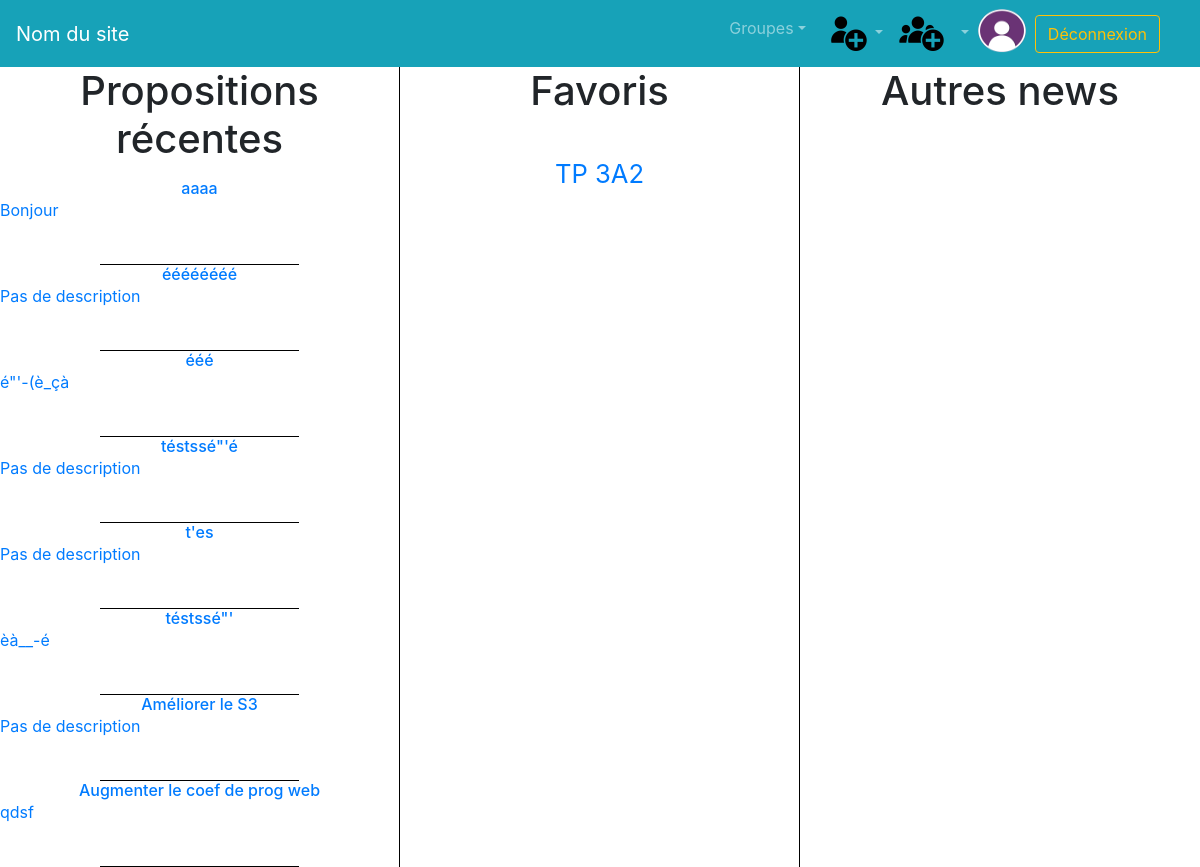
/ (signed in), run on the app's committed database.
### tables this page shows
CREATE TABLE IF NOT EXISTS `proposition` (
  `idProp` int(11) NOT NULL AUTO_INCREMENT,
  `idGroup` int(11) NOT NULL,
  `idUser` int(11) NOT NULL,
  `idCat` int(11) NOT NULL,
  `idCat2` int(11) DEFAULT NULL,
  `propName` varchar(50) NOT NULL,
  `description` varchar(1000) DEFAULT NULL,
  `voteFor` int(11) NOT NULL DEFAULT '0',
  `voteAgainst` int(11) NOT NULL DEFAULT '0',
  `dateLimit` date DEFAULT NULL,
  PRIMARY KEY (`idProp`),
  KEY `FK_Proposition_Cat` (`idCat`),
  KEY `FK_Proposition_Cat2` (`idCat2`),
  KEY `FK_Proposition_Group` (`idGroup`),
  KEY `FK_Proposition_User` (`idUser`)
);

### check/checkSession.php (called while the page is built, shortened)
<?php
if (isset($_SESSION['member'])){
  $m1 = $_SESSION['member'];
}
else {
  $db = new db('bd_pt');
  $co = $db->tryConnect();
}
?>

### index.php (the view, shortened to what this page needs)
<?php include "header.php" ?>
<!DOCTYPE html>
<html lang="en" dir="ltr">
<head>
    <link rel="stylesheet" href="css/style_login.css?v=<?php filemtime("css/style_login.css") ?>">
</head>
<body>
<div class="container-fluid">
    <?php
    if (isset($m1)):
        ?>
        <div class="row h-100">
            <div class="col-4 recent" style="overflow: auto">
                <h1 style="text-align: center">Propositions récentes</h1>
                <?php
                $query = mysqli_query($co, "SELECT * FROM `proposition` WHERE idGroup IN (SELECT idGroup FROM `groupmember` WHERE idUser='$m1->id') ORDER BY idProp DESC LIMIT 8");
                while ($donnees = $query->fetch_array()):
                    ?>
                    <a href="" class="row my-3">
                        <h6 style="width: 100%; text-align: center; margin: 0"><?php echo $donnees['propName'] ?></h6>
                        <p class="description" style="width: 100%; overflow: hidden"><?php
                            if ($donnees['description'] != NULL):
                                echo $donnees['description'];
                            else:
                                echo "Pas de description";
                            endif;
                            ?></p>
                    </a>
                <?php
                endwhile;
                ?>
            </div>
            <div class="col-4 bookmarks">
                <h1 style="text-align: center">Favoris</h1>
                <?php
                $query = mysqli_query($co, "SELECT * FROM `detailsmember` WHERE idUser='$m1->id'AND favorite = 1");
                while ($donnees = $query->fetch_array()):
                    ?>
                    <a href="detailsGroup?idGroup=<?php echo $donnees['idGroup'] ?>" class="row my-4 py-3"
                       style="justify-content: center"><?php echo $donnees['groupName'] ?></a>
                <?php
                endwhile;
                ?>
            </div>
            <div class="col-4 other">
                <h1 style="text-align: center">Autres news</h1>
            </div>
        </div>
    <?php
    endif;
    ?>
</div>
</body>
</html>

### header.php (shortened to what this page needs)
<?php
include 'check/checkSession.php';
?>
<!DOCTYPE html>
<link rel="stylesheet" href="https://stackpath.bootstrapcdn.com/bootstrap/4.4.1/css/bootstrap.min.css"
>
<link rel="stylesheet" href="https://use.fontawesome.com/releases/v5.5.0/css/all.css">
<html>
<header>
    <nav class="navbar navbar-expand-lg navbar-dark bg-info">
        <a class="navbar-brand" href="index.php">Nom du site</a>
        <div class="collapse navbar-collapse justify-content-end" id="navbarNavAltMarkup">
            <div class="navbar-nav float-right">
                <?php
                if (!isset($_SESSION['member'])):
                    ?>
                    <div class="form-inline mt-2 mt-md-0 mr-2">
                        <a class="btn btn-outline-warning my-2 my-sm-0" href="login.php" role="button">Connexion</a>
                    </div>
                    <div class="form-inline mt-2 mt-md-0 mr-2">
                        <a class="btn btn-outline-warning my-2 my-sm-0" href="registration.php" role="button">Inscription</a>
                    </div>
                <?php
                else:
                    ?>
                    <li class="nav-item dropdown">
                        <a class="nav-link dropdown-toggle" href="#" data-toggle="dropdown" aria-haspopup="true"
                           aria-expanded="false">Groupes</a>
                    </li>
                    <?php
                    $query2 = mysqli_query($co, "SELECT * FROM `detailsFriendRequest` WHERE idUser2 = '$m1->id' AND status= 0");
                    if ($query2->num_rows != 0):
                        ?>
                        <li class="nav-item dropdown">
                            <a class="nav-link dropdown-toggle" href="#" data-toggle="dropdown" aria-haspopup="true"
                               aria-expanded="false">
                                <img id="logo" src="images/addFriend.png" width="45" height="35"
                                     alt="addFriend"/>
                            </a>
                        </li>
                    <?php endif; ?>
                    <?php
                    $query3 = mysqli_query($co, "SELECT * FROM `detailsInvitation` WHERE idUser = '$m1->id'");
                    if ($query3->num_rows != 0):
                        ?>
                        <li class="nav-item dropdown">
                            <a class="nav-link dropdown-toggle" href="#" data-toggle="dropdown" aria-haspopup="true"
                               aria-expanded="false">
                                <img id="logo" src="images/addGroup.png" class="mr-2" width="45" height="35"
                                     alt="addGroup"/>
                            </a>
                        </li>
                    <?php endif; ?>
                    <a href="profile.php?idUser=<?php echo $m1->id ?>">
                        <img id="logo" src="images/logo_client.png" class="mr-2" width="50" height="45" alt="client"/>
                    </a>
                    <div class="form-inline mt-2 mt-md-0 mr-4">
                        <a class="btn btn-outline-warning my-2 my-sm-0" href="logout.php" role="button">Déconnexion</a>
                    </div>
                <?php
                endif;
                ?>
            </div>
        </div>
    </nav>
</header>

### css/style_login.css (style rules this page uses)
.recent, .bookmarks { border-right: black 1px solid; }
.bookmarks a { font-size: 160%; }
.recent .row { height: 70px; }
.recent .row p { height: 50px; }
.recent .row:after { content: ''; width: 50%; background-color: black; height: 1px; margin-left: 25%; }

### data on the page
proposition: propName "aaaa", description "Bonjour"
proposition: propName "éééééééé", shows "Pas de description"
proposition: propName "ééé", description "é\"'-(è_çà"
proposition: propName "téstssé\"'é", shows "Pas de description"
proposition: propName "t'es", shows "Pas de description"
proposition: propName "téstssé\"'", description "èà__-é"
proposition: propName "Améliorer le S3", shows "Pas de description"
proposition: propName "Augmenter le coef de prog web", description "qdsf"

### other printed values
$donnees['groupName'] "TP 3A2"
